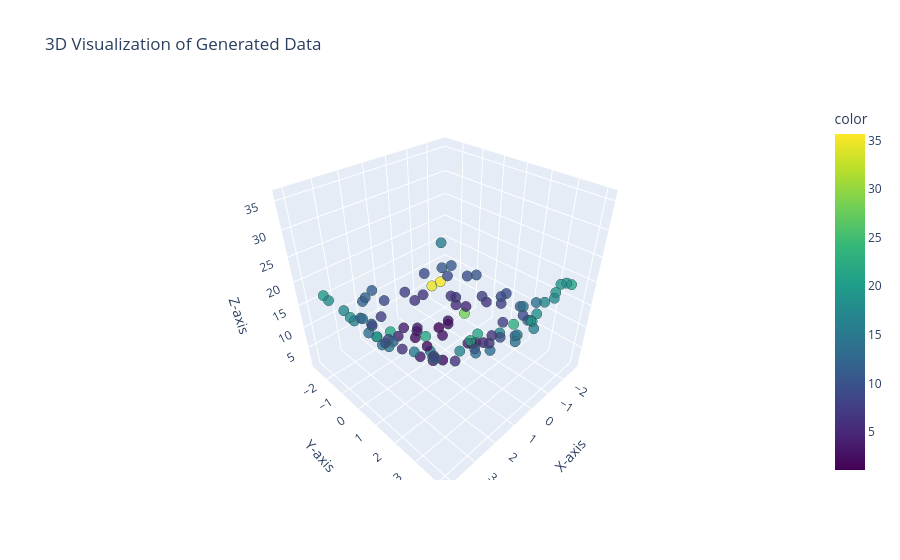

The notebook cell saved with this chart:
### Markdown cell above
## **<font color="red">Polynomial Transformation on 3D dataset</font>**
### **<font color="green">3D Dataset</font>**

### Code cell
import numpy as np
import plotly.express as px

# ------------------------------
# 1. Generate 3D data
# ------------------------------
np.random.seed(42)
x = 7 * np.random.rand(100, 1) - 2.8
y = 7 * np.random.rand(100, 1) - 2.8
z = x**2 + y**2 + 0.2*x + 0.2*y + 0.1*x*y + 2 + np.random.randn(100, 1)

# Convert to 1D arrays for plotting
x = x.flatten()
y = y.flatten()
z = z.flatten()

# ------------------------------
# 2. Plot 3D Scatter using Plotly Express
# ------------------------------
fig = px.scatter_3d(
    x=x,
    y=y,
    z=z,
    color=z,                 # Color based on z value
    color_continuous_scale="Viridis",  # Nice gradient color
    title="3D Visualization of Generated Data",
    labels={"x": "X values", "y": "Y values", "z": "Z values"},
    opacity=0.8
)

# Add better layout styling
fig.update_traces(marker=dict(size=6, line=dict(width=0.5, color='DarkSlateGrey')))
fig.update_layout(scene=dict(
    xaxis_title='X-axis',
    yaxis_title='Y-axis',
    zaxis_title='Z-axis',
    aspectmode='cube'
))

# Show the figure
fig.show()
